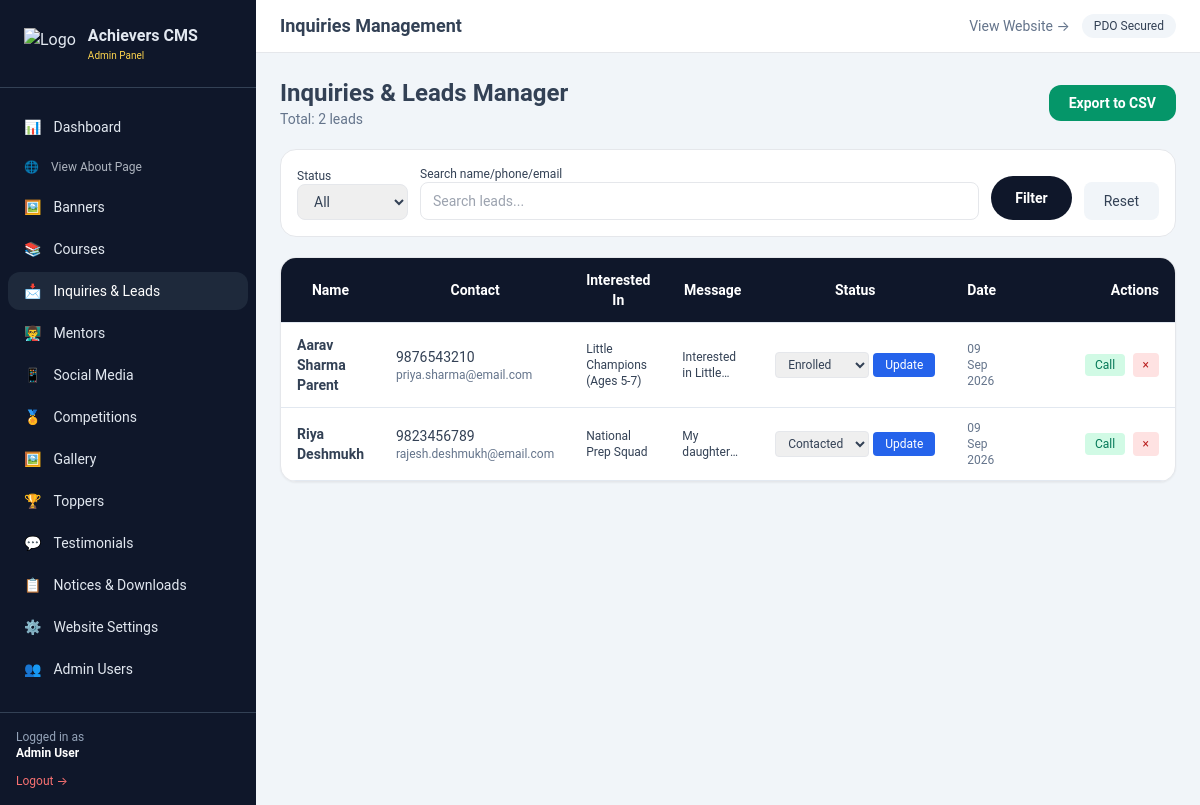
The app's page /admin/inquiries.php (signed in) with its own data.
### tables this page shows
CREATE TABLE inquiries (
    id INT AUTO_INCREMENT PRIMARY KEY,
    name VARCHAR(100) NOT NULL,
    phone VARCHAR(20) NOT NULL,
    email VARCHAR(100),
    course_id INT NULL,
    message TEXT,
    status ENUM('Pending','Contacted','Enrolled','Closed') DEFAULT 'Pending',
    created_at TIMESTAMP DEFAULT CURRENT_TIMESTAMP,
    FOREIGN KEY (course_id) REFERENCES courses(id) ON DELETE SET NULL
);

CREATE TABLE courses (
    id INT AUTO_INCREMENT PRIMARY KEY,
    category_id INT,
    title VARCHAR(255) NOT NULL,
    slug VARCHAR(150) NOT NULL UNIQUE,
    description TEXT,
    syllabus TEXT,
    duration VARCHAR(100),
    fees DECIMAL(10,2),
    thumbnail VARCHAR(255),
    status ENUM('active','inactive') DEFAULT 'active',
    created_at TIMESTAMP DEFAULT CURRENT_TIMESTAMP,
    updated_at TIMESTAMP DEFAULT CURRENT_TIMESTAMP ON UPDATE CURRENT_TIMESTAMP,
    FOREIGN KEY (category_id) REFERENCES course_categories(id) ON DELETE SET NULL
);

### includes/db.php (called while the page is built, shortened)
<?php
$host = 'localhost';
$dbname = 'achievers_cms';
$username = 'root';
$password = '';
try {
    $pdo = new PDO("mysql:host=$host;dbname=$dbname;charset=utf8mb4", $username, $password, [
        PDO::ATTR_ERRMODE => PDO::ERRMODE_EXCEPTION,
        PDO::ATTR_DEFAULT_FETCH_MODE => PDO::FETCH_ASSOC,
        PDO::ATTR_EMULATE_PREPARES => false,
    ]);
} catch (PDOException $e) {
    die("Database connection failed: " . $e->getMessage());
}
function db_query($sql, $params = []) {
    global $pdo;
    $stmt = $pdo->prepare($sql);
    $stmt->execute($params);
    return $stmt;
}
function db_get_all($sql, $params = []) {
    return db_query($sql, $params)->fetchAll();
}
?>

### admin/inquiries.php (the view, shortened to what this page needs)
<?php
require_once __DIR__ . '/includes/admin_header.php';
$search = trim($_GET['search'] ?? '');
$where = '';
$params = [];
$inquiries = db_get_all("SELECT i.*, c.title as course_title FROM inquiries i LEFT JOIN courses c ON i.course_id = c.id $where ORDER BY i.created_at DESC", $params);
?>
<div>
    <div class="flex justify-between items-center mb-5">
        <div>
            <h2 class="text-2xl font-bold">Inquiries &amp; Leads Manager</h2>
            <p class="text-sm text-slate-500">Total: <?= count($inquiries) ?> leads</p>
        </div>
        <form method="POST" class="inline">
            <button type="submit" name="export" class="bg-emerald-600 text-white px-5 py-2 rounded-xl text-sm font-semibold">Export to CSV</button>
        </form>
    </div>
    <form method="GET" class="mb-5 flex flex-wrap gap-3 items-end bg-white p-4 rounded-2xl border">
        <div>
            <label class="text-xs block">Status</label>
            <select name="status" class="border px-3 py-2 rounded-lg text-sm">
                <option value="">All</option>
            </select>
        </div>
        <div class="flex-1 min-w-[200px]">
            <label class="text-xs block">Search name/phone/email</label>
            <input type="text" name="search" value="<?= htmlspecialchars($search) ?>" class="border px-3 py-2 w-full rounded-lg text-sm" placeholder="Search leads...">
        </div>
        <button type="submit" class="btn-primary px-6 py-[9px] text-sm">Filter</button>
        <a href="inquiries.php" class="px-5 py-[9px] text-sm bg-slate-100 rounded-lg">Reset</a>
    </form>
    <div class="bg-white rounded-2xl shadow-sm overflow-hidden border">
        <table class="admin-table w-full text-sm">
            <thead>
                <tr>
                    <th>Name</th>
                    <th>Contact</th>
                    <th>Interested In</th>
                    <th>Message</th>
                    <th>Status</th>
                    <th>Date</th>
                    <th class="text-right w-44">Actions</th>
                </tr>
            </thead>
            <tbody>
                <?php foreach ($inquiries as $inq): ?>
                <tr>
                    <td class="font-semibold"><?= htmlspecialchars($inq['name']) ?></td>
                    <td>
                        <div><?= htmlspecialchars($inq['phone']) ?></div>
                        <?php if ($inq['email']): ?>
                            <div class="text-xs text-slate-500"><?= htmlspecialchars($inq['email']) ?></div>
                        <?php endif; ?>
                    </td>
                    <td class="text-xs"><?= htmlspecialchars($inq['course_title'] ?? 'General Inquiry') ?></td>
                    <td class="text-xs max-w-[220px]">
                        <div class="line-clamp-2"><?= htmlspecialchars(substr($inq['message'], 0, 120)) ?>...</div>
                    </td>
                    <td>
                        <form method="POST" class="flex gap-1 items-center">
                            <select name="new_status" class="text-xs border px-2 py-1 rounded">
                                <option value="Contacted" <?= $inq['status']=='Contacted' ? 'selected' : '' ?>>Contacted</option>
                                <option value="Enrolled" <?= $inq['status']=='Enrolled' ? 'selected' : '' ?>>Enrolled</option>
                            </select>
                            <button type="submit" name="update_status" class="px-3 py-1 text-xs bg-blue-600 text-white rounded">Update</button>
                        </form>
                    </td>
                    <td class="text-xs text-slate-500"><?= date('d M Y', strtotime($inq['created_at'])) ?></td>
                    <td class="text-right">
                        <a href="tel:<?= $inq['phone'] ?>" class="text-xs px-2.5 py-1 bg-emerald-100 text-emerald-700 rounded">Call</a>
                        <form method="POST" class="inline ml-1" onsubmit="event.preventDefault(); confirmDelete(this.id, 'Delete this lead?')">
                            <button type="submit" class="px-2.5 py-1 text-xs bg-red-100 text-red-700 rounded">×</button>
                        </form>
                    </td>
                </tr>
                <?php endforeach; ?>
            </tbody>
        </table>
    </div>
</div>
<?php require_once __DIR__ . '/includes/admin_footer.php'; ?>

### assets/css/style.css (style rules this page uses)
:root { --primary: #0f172a; --accent: #f59e0b; --gold: #fbbf24; }
* { box-sizing: border-box; }
body { font-family: 'Poppins', 'Roboto', 'Open Sans', system-ui, -apple-system, BlinkMacSystemFont, "Segoe UI", sans-serif; line-height: 1.6; color: #334155; }
h1, h2, h3 { font-weight: 700; }
.btn-primary { background: #0f172a; color: white; padding: 12px 26px; border-radius: 9999px; font-weight: 600; transition: all 0.2s; }
.admin-table th { background: #0f172a; color: white; font-weight: 600; }
.admin-table td, .admin-table th { padding: 12px 16px; border-bottom: 1px solid #e2e8f0; }
input, textarea, select { transition: border-color .15s; }
.nav-link, .btn-primary, .btn-accent { min-height: 44px; display: inline-flex; align-items: center; justify-content: center; }

### records on screen
inquiries: name "Aarav Sharma Parent", phone "9876543210", email "priya.sharma@email.com", course.title "Little Champions (Ages 5-7)", message "Interested in…", new_status "Enrolled", created_at "09 Sep 2026"
inquiries: name "Riya Deshmukh", phone "9823456789", email "rajesh.deshmukh@email.com", course.title "National Prep Squad", message "My…", new_status "Contacted", created_at "09 Sep 2026"

### other values on screen
$admin_name "Admin User"
str_replace('.php', '', $current_page) "Inquiries"
count($inquiries) "2"
